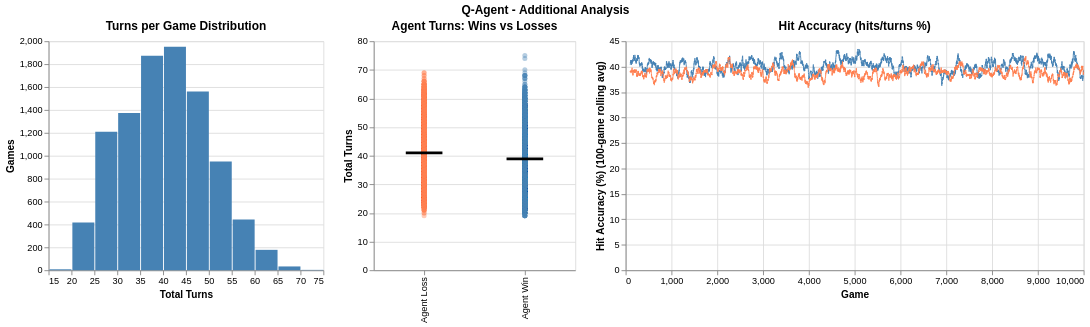

Source (notebook cell):
### Code cell
# 1. Turns per game distribution
turns_hist = (
    alt.Chart(q_agent_df)
    .mark_bar()
    .encode(
        x=alt.X("turns:Q", title="Total Turns", bin=alt.Bin(step=5)),
        y=alt.Y("count():Q", title="Games"),
        color=alt.value("steelblue"),
    )
    .properties(title="Turns per Game Distribution", width=300, height=250)
)

# 2. Agent turns on wins vs losses (strip + mean tick)
outcome_df = q_agent_df.with_columns(
    pl.when(pl.col("agent_won"))
    .then(pl.lit("Agent Win"))
    .otherwise(pl.lit("Agent Loss"))
    .alias("outcome")
)
strip = (
    alt.Chart(outcome_df)
    .mark_circle(opacity=0.4, size=30)
    .encode(
        x=alt.X("outcome:N", title=""),
        y=alt.Y("turns:Q", title="Total Turns"),
        color=alt.Color(
            "outcome:N",
            scale=alt.Scale(
                domain=["Agent Win", "Agent Loss"], range=["steelblue", "coral"]
            ),
            legend=None,
        ),
    )
    .properties(title="Agent Turns: Wins vs Losses", width=220, height=250)
)
mean_tick = (
    alt.Chart(outcome_df)
    .mark_tick(thickness=3, size=40, color="black")
    .encode(x=alt.X("outcome:N"), y=alt.Y("mean(turns):Q"))
)
turns_outcome = strip + mean_tick

# 3. Hit accuracy per game (hits / total turns, rolling)
acc_df = q_agent_df.with_columns(
    [
        (pl.col("agent_hit") / pl.col("turns") * 100).alias("agent_acc"),
        (pl.col("player_hit") / pl.col("turns") * 100).alias("player_acc"),
    ]
)
acc_chart = make_dual_line(
    acc_df,
    "agent_acc",
    "player_acc",
    "Hit Accuracy (%)",
    "Hit Accuracy (hits/turns %)",
    stroke=1,
)

# 4. Sinks lead distribution using agent_sink_diff
lead_df = q_agent_df.with_columns(
    pl.when(pl.col("agent_sink_diff") >= 0)
    .then(pl.lit("Agent ahead"))
    .otherwise(pl.lit("Player ahead"))
    .alias("lead_dir")
)
lead_hist = (
    alt.Chart(lead_df)
    .mark_bar()
    .encode(
        x=alt.X(
            "agent_sink_diff:Q",
            title="Agent Sinks Lead (agent − player)",
            bin=alt.Bin(step=1),
        ),
        y=alt.Y("count():Q", title="Games"),
        color=alt.Color(
            "lead_dir:N",
            scale=alt.Scale(
                domain=["Agent ahead", "Player ahead"], range=["steelblue", "coral"]
            ),
            legend=alt.Legend(title=""),
        ),
    )
    .properties(title="Sinks Lead Distribution", width=300, height=250)
)

title = alt.TitleParams("Q-Agent - Additional Analysis", anchor="middle")
(turns_hist | turns_outcome | acc_chart).resolve_scale(y="independent").properties(
    title=title
)

### Figure 1 — Vega specification as saved in the notebook (floating-point values rounded to 4 significant figures; data arrays with more than 128 entries replaced by an {"elided": "..."} marker saying what was removed)
{"$schema": "https://vega.github.io/schema/vega/v6.json", "data": [{"name": "source_1"}, {"name": "source_2", "values": {"elided": "20000 records"}}, {"name": "source_0", "values": [{"__count": 1374, "bin_step_5_turns": 30.0, "bin_step_5_turns_end": 35.0}, {"__count": 1952, "bin_step_5_turns": 40.0, "bin_step_5_turns_end": 45.0}, {"__count": 949, "bin_step_5_turns": 50.0, "bin_step_5_turns_end": 55.0}, {"__count": 1560, "bin_step_5_turns": 45.0, "bin_step_5_turns_end": 50.0}, {"__count": 1874, "bin_step_5_turns": 35.0, "bin_step_5_turns_end": 40.0}, {"__count": 1209, "bin_step_5_turns": 25.0, "bin_step_5_turns_end": 30.0}, {"__count": 444, "bin_step_5_turns": 55.0, "bin_step_5_turns_end": 60.0}, {"__count": 416, "bin_step_5_turns": 20.0, "bin_step_5_turns_end": 25.0}, {"__count": 178, "bin_step_5_turns": 60.0, "bin_step_5_turns_end": 65.0}, {"__count": 33, "bin_step_5_turns": 65.0, "bin_step_5_turns_end": 70.0}, {"__count": 8, "bin_step_5_turns": 15.0, "bin_step_5_turns_end": 20.0}, {"__count": 3, "bin_step_5_turns": 70.0, "bin_step_5_turns_end": 75.0}]}, {"name": "data_0", "values": {"elided": "10000 records"}}, {"name": "data_1", "values": [{"mean_turns": 40.97, "outcome": "Agent Loss"}, {"mean_turns": 38.87, "outcome": "Agent Win"}]}, {"name": "source_0_concat_0_y_domain___count", "values": [{"min": 3, "max": 1952}]}, {"name": "data_0_concat_1_x_domain_outcome_0", "values": [{"outcome": "Agent Loss"}, {"outcome": "Agent Win"}]}, {"name": "data_1_concat_1_x_domain_outcome_1", "values": [{"outcome": "Agent Loss"}, {"outcome": "Agent Win"}]}, {"name": "source_2_concat_2_x_domain_game", "values": [{"min": 1, "max": 10000}]}, {"name": "source_2_concat_2_y_domain_value", "values": [{"min": 35.85, "max": 43.47}]}], "signals": [{"name": "concat_0_bin_step_5_turns_bins", "value": {"fields": ["turns"], "fname": "bin_turns", "start": 15.0, "step": 5.0, "stop": 75.0}}, {"name": "concat_0_width", "value": 300}, {"name": "concat_1_width", "value": 220}, {"name": "concat_2_width", "value": 500}], "marks": [{"type": "group", "name": "concat_0_group", "encode": {"update": {"width": {"signal": "concat_0_width"}, "height": {"signal": "height"}}}, "marks": [{"type": "rect", "name": "concat_0_marks", "from": {"data": "source_0"}, "encode": {"update": {"x": {"field": "bin_step_5_turns_end", "scale": "concat_0_x", "offset": {"signal": "0.5 + (abs(scale(\"concat_0_x\", datum[\"bin_step_5_turns_end\"]) - scale(\"concat_0_x\", datum[\"bin_step_5_turns\"])) < 0.25 ? 0.5 * (0.25 - (abs(scale(\"concat_0_x\", datum[\"bin_step_5_turns_end\"]) - scale(\"concat_0_x\", datum[\"bin_step_5_turns\"])))) : -0.5)"}}, "y": {"field": "__count", "scale": "concat_0_y"}, "y2": {"value": 0, "scale": "concat_0_y"}, "fill": {"value": "steelblue"}, "x2": {"field": "bin_step_5_turns", "scale": "concat_0_x", "offset": {"signal": "0.5 + (abs(scale(\"concat_0_x\", datum[\"bin_step_5_turns_end\"]) - scale(\"concat_0_x\", datum[\"bin_step_5_turns\"])) < 0.25 ? -0.5 * (0.25 - (abs(scale(\"concat_0_x\", datum[\"bin_step_5_turns_end\"]) - scale(\"concat_0_x\", datum[\"bin_step_5_turns\"])))) : 0.5)"}}}}, "style": ["bar"]}], "axes": [{"scale": "concat_0_y", "domain": false, "zindex": 0, "maxExtent": 0, "gridScale": "concat_0_x", "minExtent": 0, "grid": true, "labels": false, "tickCount": {"signal": "ceil(height/40)"}, "aria": false, "orient": "left", "ticks": false}, {"scale": "concat_0_x", "grid": false, "orient": "bottom", "labelOverlap": true, "title": "Total Turns", "tickCount": {"signal": "ceil(concat_0_width/10)"}, "labelFlush": true, "zindex": 0}, {"scale": "concat_0_y", "orient": "left", "title": "Games", "tickCount": {"signal": "ceil(height/40)"}, "labelOverlap": true, "zindex": 0, "grid": false}], "title": {"text": "Turns per Game Distribution", "frame": "group"}, "style": "cell"}, {"type": "group", "name": "concat_1_group", "encode": {"update": {"width": {"signal": "concat_1_width"}, "height": {"signal": "height"}}}, "marks": [{"type": "symbol", "name": "concat_1_layer_0_marks", "from": {"data": "data_0"}, "encode": {"update": {"opacity": {"value": 0.4}, "x": {"field": "outcome", "scale": "concat_1_x", "band": 0.5}, "y": {"field": "turns", "scale": "concat_1_y"}, "fill": {"field": "outcome", "scale": "color"}, "shape": {"value": "circle"}, "size": {"value": 30}}}, "style": ["circle"]}, {"type": "rect", "name": "concat_1_layer_1_marks", "from": {"data": "data_1"}, "encode": {"update": {"width": {"value": 40}, "yc": {"field": "mean_turns", "scale": "concat_1_y"}, "fill": {"value": "black"}, "height": {"value": 3}, "xc": {"field": "outcome", "scale": "concat_1_x", "band": 0.5}}}, "style": ["tick"]}], "axes": [{"scale": "concat_1_y", "grid": true, "ticks": false, "tickCount": {"signal": "ceil(height/40)"}, "orient": "left", "aria": false, "domain": false, "maxExtent": 0, "minExtent": 0, "zindex": 0, "labels": false, "gridScale": "concat_1_x"}, {"scale": "concat_1_x", "labelBaseline": "middle", "orient": "bottom", "grid": false, "labelAngle": 270, "labelAlign": "right", "zindex": 0}, {"scale": "concat_1_y", "zindex": 0, "grid": false, "labelOverlap": true, "orient": "left", "tickCount": {"signal": "ceil(height/40)"}, "title": "Total Turns"}], "title": {"text": "Agent Turns: Wins vs Losses", "frame": "group"}, "style": "cell"}, {"type": "group", "name": "concat_2_group", "encode": {"update": {"width": {"signal": "concat_2_width"}, "height": {"signal": "height"}}}, "marks": [{"type": "group", "name": "concat_2_pathgroup", "from": {"facet": {"data": "source_2", "name": "faceted_path_concat_2_main", "groupby": ["side"]}}, "encode": {"update": {"width": {"field": {"signal": null, "datum": null, "group": "width", "parent": null}}, "height": {"field": {"signal": null, "datum": null, "group": "height", "parent": null}}}}, "marks": [{"type": "line", "name": "concat_2_marks", "from": {"data": "faceted_path_concat_2_main"}, "sort": {"field": "x"}, "encode": {"update": {"y": {"field": "value", "scale": "concat_2_y"}, "stroke": {"field": "side", "scale": "color"}, "x": {"field": "game", "scale": "concat_2_x"}, "strokeWidth": {"value": 1}, "defined": {"signal": "isValid(datum[\"game\"]) && isFinite(+datum[\"game\"]) && isValid(datum[\"value\"]) && isFinite(+datum[\"value\"])"}}}, "style": ["line"]}]}], "axes": [{"scale": "concat_2_x", "domain": false, "gridScale": "concat_2_y", "aria": false, "maxExtent": 0, "minExtent": 0, "tickCount": {"signal": "ceil(concat_2_width/40)"}, "grid": true, "labels": false, "orient": "bottom", "ticks": false, "zindex": 0}, {"scale": "concat_2_y", "orient": "left", "zindex": 0, "labels": false, "ticks": false, "gridScale": "concat_2_x", "tickCount": {"signal": "ceil(height/40)"}, "minExtent": 0, "grid": true, "aria": false, "domain": false, "maxExtent": 0}, {"scale": "concat_2_x", "grid": false, "title": "Game", "tickCount": {"signal": "ceil(concat_2_width/40)"}, "zindex": 0, "orient": "bottom", "labelFlush": true, "labelOverlap": true}, {"scale": "concat_2_y", "orient": "left", "grid": false, "title": "Hit Accuracy (%) (100-game rolling avg)", "labelOverlap": true, "zindex": 0, "tickCount": {"signal": "ceil(height/40)"}}], "title": {"text": "Hit Accuracy (hits/turns %)", "frame": "group"}, "style": "cell"}], "scales": [{"name": "color", "type": "ordinal", "domain": {"fields": [["Agent Win", "Agent Loss"], ["Agent", "Player"]]}, "range": ["steelblue", "coral"]}, {"name": "concat_0_x", "type": "linear", "domain": {"signal": "[concat_0_bin_step_5_turns_bins.start, concat_0_bin_step_5_turns_bins.stop]"}, "range": [0, {"signal": "concat_0_width"}], "bins": {"signal": "concat_0_bin_step_5_turns_bins"}, "zero": false}, {"name": "concat_0_y", "type": "linear", "domain": [{"signal": "(data(\"source_0_concat_0_y_domain___count\")[0] || {}).min"}, {"signal": "(data(\"source_0_concat_0_y_domain___count\")[0] || {}).max"}], "range": [{"signal": "height"}, 0], "nice": true, "zero": true}, {"name": "concat_1_x", "type": "band", "domain": {"fields": [{"data": "data_0_concat_1_x_domain_outcome_0", "field": "outcome"}, {"data": "data_1_concat_1_x_domain_outcome_1", "field": "outcome"}], "sort": true}, "range": [0, {"signal": "concat_1_width"}], "paddingOuter": 0, "paddingInner": 0}, {"name": "concat_1_y", "type": "linear", "domain": {"fields": [{"data": "data_0", "field": "turns"}, {"data": "data_1", "field": "mean_turns"}]}, "range": [{"signal": "height"}, 0], "nice": true, "zero": true}, {"name": "concat_2_x", "type": "linear", "domain": [{"signal": "(data(\"source_2_concat_2_x_domain_game\")[0] || {}).min"}, {"signal": "(data(\"source_2_concat_2_x_domain_game\")[0] || {}).max"}], "range": [0, {"signal": "concat_2_width"}], "nice": true, "zero": false}, {"name": "concat_2_y", "type": "linear", "domain": [{"signal": "(data(\"source_2_concat_2_y_domain_value\")[0] || {}).min"}, {"signal": "(data(\"source_2_concat_2_y_domain_value\")[0] || {}).max"}], "range": [{"signal": "height"}, 0], "nice": true, "zero": true}], "title": {"text": "Q-Agent - Additional Analysis", "anchor": "middle"}, "padding": 5, "layout": {"padding": 20, "bounds": "full", "align": "each"}, "background": "white", "height": 250}
